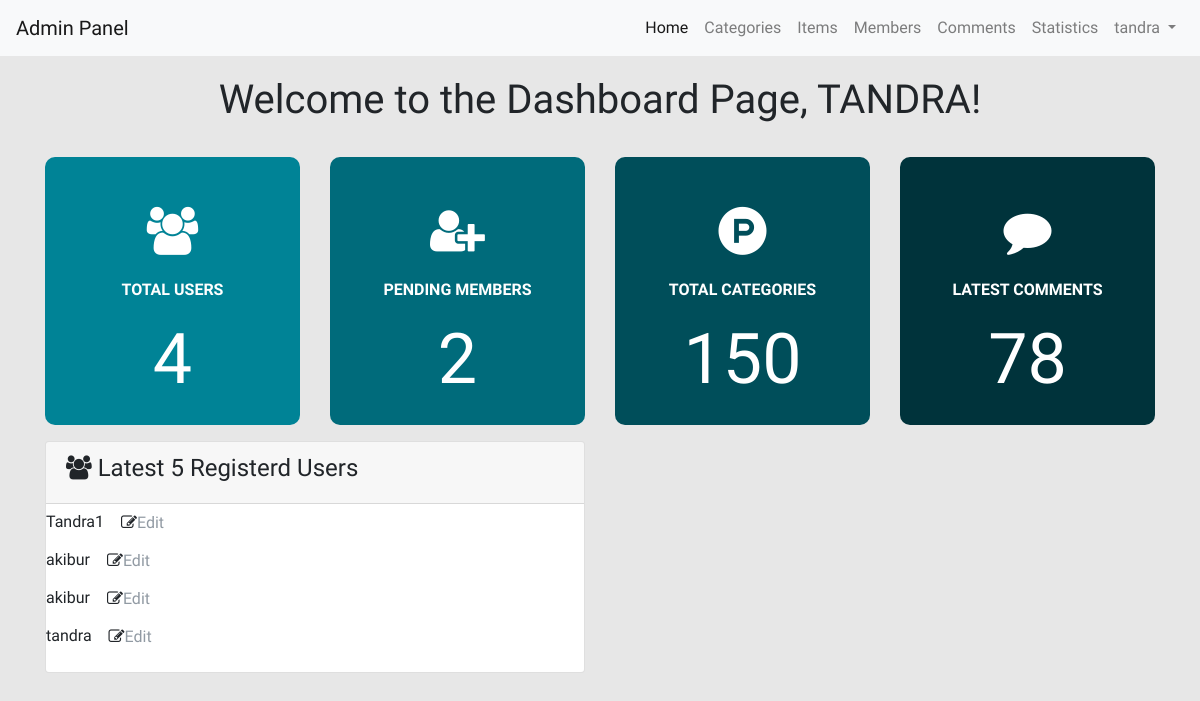
/admin/dashboard.php (signed in), run on an earlier commit of the app's database.
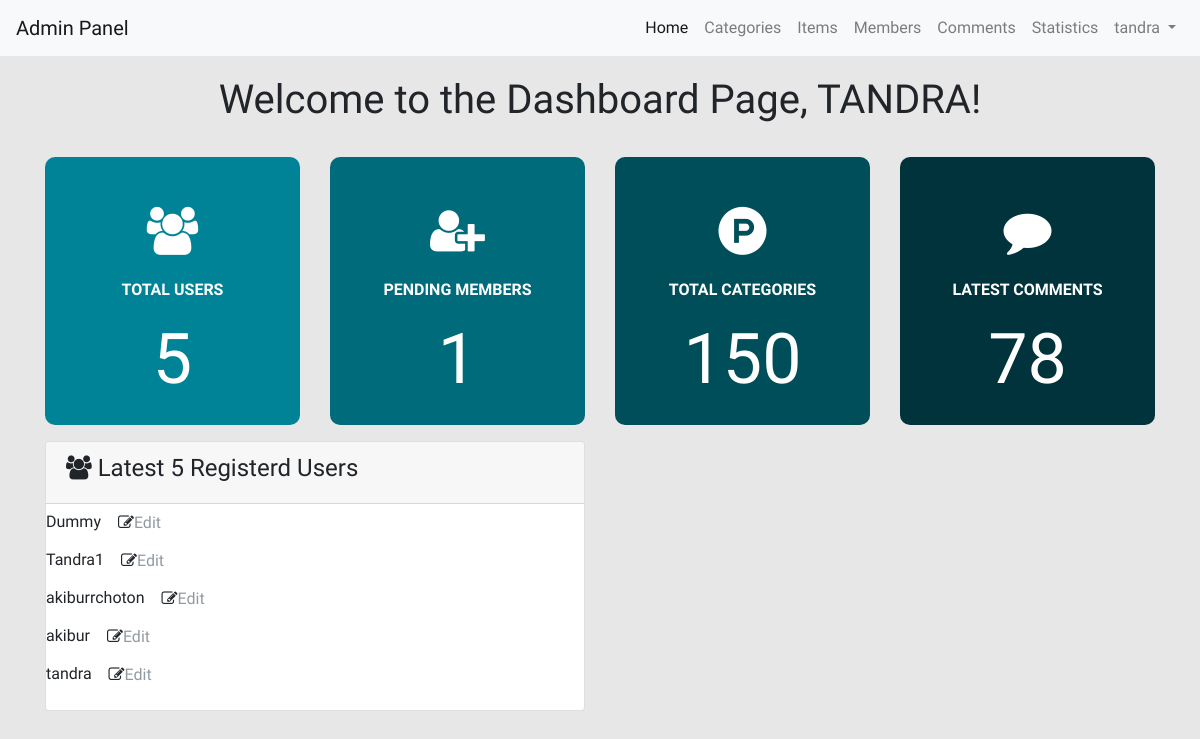
And on a later commit of the database.
### tables this page shows
CREATE TABLE `users` (
  `UserID` int(11) NOT NULL COMMENT 'Define User ID ',
  `Username` varchar(255) NOT NULL COMMENT 'To identify the user',
  `Password` varchar(255) NOT NULL COMMENT 'User Password',
  `FullName` varchar(255) NOT NULL COMMENT 'User''s Fullname',
  `Email` varchar(255) NOT NULL COMMENT 'User''s Email',
  `PhoneNumber` int(11) NOT NULL,
  `PAddress` varchar(255) NOT NULL,
  `RegStatus` int(11) NOT NULL COMMENT 'Registration status',
  `GroupID` int(11) NOT NULL COMMENT 'Group of Users',
  `Date` date NOT NULL COMMENT 'Date',
  `Avatar` varchar(255) NOT NULL
);

### admin/dashboard.php (the view, shortened to what this page needs)
<?php
    if (isset($_SESSION['Username'])) {
        $numUsers       = 5;
        $latestUsers    = getLatest('*', 'users', 'UserID', $numUsers);
    }
?>
    <section>
        <div class="container">
            <div class="row">
                <div class="col-lg-12">
                    <h1 class="text-center" style="margin: 0 0 3% 0;">Welcome to the Dashboard Page, <?= strtoupper($_SESSION['Username']); ?>!</h1>
                </div>
            </div>
            <div class="row">
                <div class="col-sm-3">
                    <div class="items-info">
                        <i class="fa fa-users fa-3x"></i>
                        <h6>TOTAL USERS</h6>
                        <a href="members.php"><p><strong><?= countUsers("UserID", "users" ); ?></strong></p></a>
                    </div>
                </div>
                <div class="col-sm-3">
                    <div class="items-info">
                        <i class="fa fa-user-plus fa-3x"></i>
                        <h6>PENDING MEMBERS</h6>
                        <a href="members.php?do=manage&page=pending"><p><strong><?= checkItem("RegStatus", "users", 0); ?></strong></p></a>
                    </div>
                </div>
                <div class="col-sm-3">
                    <div class="items-info">
                        <i class="fa fa-product-hunt fa-3x"></i>
                        <h6>TOTAL CATEGORIES</h6>
                        <a href="categories.php"><p><strong>150</strong></p></a>
                    </div>
                </div>
                <div class="col-sm-3">
                    <div class="items-info">
                        <i class="fa fa-comment fa-3x"></i>
                        <h6>LATEST COMMENTS</h6>
                        <a href="categories.php"><p><strong>78</strong></p></a>
                    </div>
                </div>
            </div>
            <div class="row mt-3">
                <div class="col-lg-6">
                    <div class="card">
                        <div class="card-header">
                        <h4><i class="fa fa-users"></i> Latest <?= $numUsers; ?> Registerd Users</h4>
                        </div>
                        <ul class="list-unstyled">
                            <?php
                                if(!empty($latestUsers)){
                                    foreach ($latestUsers as $user) {
                                        echo "<li>{$user['Username']} <span class='btn btn-default'><i class='fa fa-edit'></i><a href='members.php?do=edit&userid={$user['UserID']}'>Edit</a></span></li>";
                                    }
                                }
                            ?>
                        </ul>
                    </div>
                </div>
            </div>
        </div>
    </section>
<?php include 'includes/templates/footer.php'; ?>

### admin/includes/functions/functions.php (shortened to what this page needs)
<?php
    function checkItem($select, $table, $value){
        global $connection ;
        $statement = $connection->prepare("SELECT $select FROM $table WHERE $select=? ");
        $statement -> execute(array($value));
        $count     = $statement->rowCount();
        return $count;
    }
    function getLatest($select, $table, $order, $limit = 5){
        global $connection;
        $getStmt  = $connection->prepare("SELECT $select FROM $table ORDER BY $order DESC LIMIT $limit");
        $getStmt->execute();
        $rows     = $getStmt->fetchAll();
        return $rows;
    }
    function countUsers($items, $table){
        global $connection;
        $stmt = $connection->prepare("SELECT COUNT($items) FROM $table");
        $stmt->execute();
        echo $stmt->fetchcolumn();
    }
?>

What changed in the data, as far as the page shows it:
added users: Username "Dummy"
changed users: Username "akibur" → "akiburrchoton"
Also different on the page:
$stmt->fetchcolumn(): "4" → "5"
checkItem("RegStatus", "users", 0): "2" → "1"
